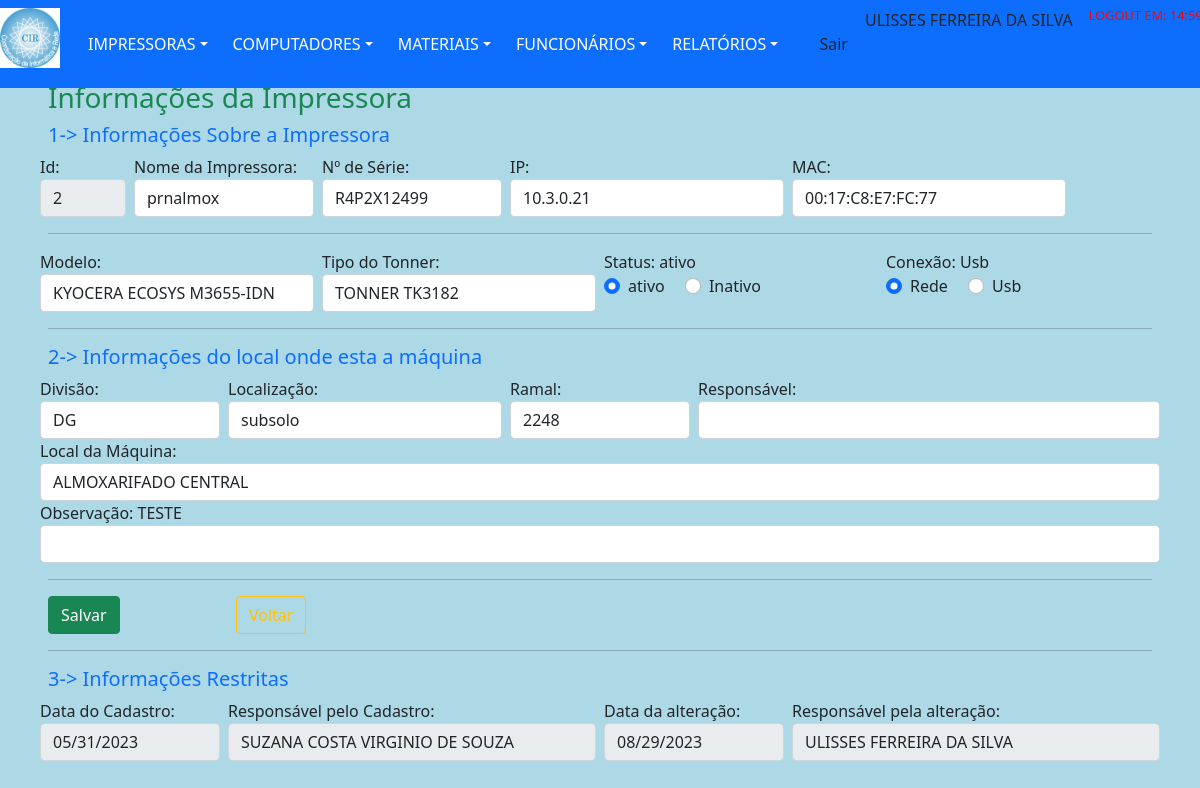
The page /views/impressoraAlterar.php?action=1&id=2 (signed in) on the database as committed earlier.
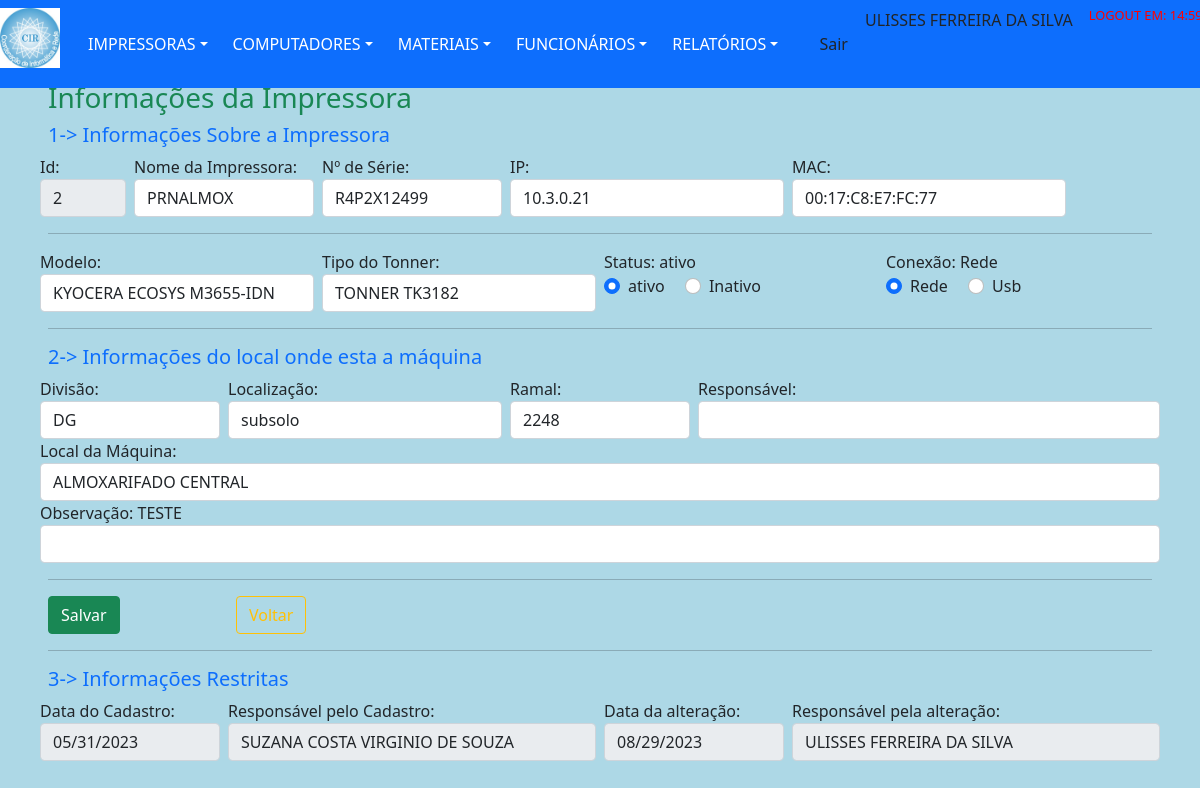
The same page on the database as committed later.
### tables this page shows
CREATE TABLE `impressoras` (
  `idImpressora` int(11) NOT NULL,
  `nomeImpressora` varchar(20) DEFAULT NULL,
  `numSerie` varchar(50) DEFAULT NULL,
  `ipImpressora` varchar(15) DEFAULT NULL,
  `macImpressora` varchar(20) DEFAULT NULL,
  `tipoToner` int(11) DEFAULT NULL,
  `statusImpressora` varchar(7) DEFAULT NULL,
  `conexaoImp` varchar(5) DEFAULT 'Rede',
  `modeloImpressora` int(11) DEFAULT NULL,
  `dataCadastro` date DEFAULT NULL,
  `respCadastro` varchar(30) DEFAULT NULL,
  `dataAltCadastro` date DEFAULT NULL,
  `respAltCadastro` varchar(30) DEFAULT NULL,
  `obsImpressora` varchar(255) DEFAULT NULL,
  `idFuncionario` int(11) DEFAULT NULL,
  `idSetor` int(11) DEFAULT NULL
);

CREATE TABLE `modeloImpressora` (
  `idModelo` int(11) NOT NULL,
  `statusModelo` varchar(8) DEFAULT NULL,
  `modeloImpressora` varchar(250) DEFAULT NULL
);

CREATE TABLE `material` (
  `idMaterial` int(11) NOT NULL,
  `codigo` varchar(25) DEFAULT NULL,
  `descricao` varchar(255) DEFAULT NULL,
  `numSerie` varchar(50) DEFAULT NULL,
  `unidade` varchar(20) DEFAULT NULL,
  `quantidade` int(6) DEFAULT NULL,
  `statusMat` varchar(8) DEFAULT 'ativo'
);

CREATE TABLE `setor` (
  `idSetor` int(11) NOT NULL,
  `idDivisao` int(11) DEFAULT NULL,
  `localizacao` varchar(10) DEFAULT NULL,
  `ramal` varchar(4) DEFAULT NULL,
  `respSetor` varchar(30) DEFAULT NULL,
  `nomeLocal` varchar(150) DEFAULT NULL
);

CREATE TABLE `divisao` (
  `idDivisao` int(11) NOT NULL,
  `divisao` varchar(10) DEFAULT NULL
);

### views/impressoraAlterar.php (the view, shortened to what the rows shown need)
<?php
include "../template/menuPrincipal.php";
require_once '../controllers/impressoraBuscar.php';
?>
        <nav class="navbar navbar-dark">
            <div class="line col-md-12 p-5 position-absolute start-5 top-0 bottom-50 end-250">
                <form name="cadastro" id="cadastro" method="post" action="../controllers/impressoraUpdate.php">
                    <fieldset>
                        <div class="row">
                            <div class="col px-md-1 col-md-1">
                                <label for="inputSuccess" class="control-label">Id:</label>
                                <input type="text" class="form-control" value="<?= $idImpressora;
                                                                                $_SESSION['idImpressora'] = $idImpressora; ?>" disabled>
                            </div>
                            <div class="col px-md-1 col-md-2">
                                <label for="inputSuccess" class="control-label">Nome da Impressora:</label>
                                <input type="text" class="form-control" value="<?= $nomeImpressora;
                                                                                $_SESSION['antNomeImp'] = $nomeImpressora; ?>" name="nomeImp">
                            </div>
                            <div class="col px-md-1 col-md-2">
                                <label for="inputSuccess" class="control-label">Nº de Série: </label>
                                <input type="text" class="form-control" value="<?= $numSerie;
                                                                                $_SESSION['antNumSerie'] = $numSerie ?>" name="numSerie">
                            </div>
                            <div class="col px-md-1 col-md-3">
                                <label for="inputSuccess" class="control-label">IP: </label>
                                <input type="text" class="form-control" value="<?= $ipImpressora;
                                                                                $_SESSION['antNumIp'] = $ipImpressora ?>" name="ipImpressora" pattern="((^|\.)((25[0-5])|(2[0-4]\d)|(1\d\d)|([1-9]?\d))){4}$" placeholder="000.000.000.000" oninvalid="setCustomValidity('Endereco ip invalido!')" onchange="try{setCustomValidity('')}catch(e){}">
                            </div>
                            <div class="col px-md-1 col-md-3">
                                <label for="inputSuccess" class="control-label">MAC:</label>
                                <input type="text" class="form-control" value="<?= $macImpressora;
                                                                                $_SESSION['antNumMac'] = $macImpressora ?>" name="numMac" maxlength="17" OnKeyPress="formatar('##:##:##:##:##:##', this)" pattern="([a-fA-F0-9]{2}[:]){5}([a-fA-F0-9]{2})$" oninvalid="setCustomValidity('Numero Mac inválido!')" onchange="try{setCustomValidity('')}catch(e){}">
                            </div>
                        </div>
                        <div class="row">
                            <div class="col px-md-1 col-md-3">
                                <label for="inputSuccess" class="control-label">Modelo: </label>
                                <select class="form-control" id="modelo" name="modelo">
                                    <option value="<?php echo $idModelo;
                                                    $_SESSION['antModelImp'] = $idModelo; ?>"> <?php echo $modeloImpressora; ?></option>
                                    <?php
                                    include_once "../dao/DAO-controleCir.php";
                                    $nomeTabela = "modeloImpressora";
                                    $tipoOpcao = "statusModelo";
                                    $valorOpcao = "ativo";
                                    ?>
                                </select>
                            </div>
                            <div class="col px-md-1 col-md-3">
                                <label for="inputSuccess" class="control-label">Tipo do Tonner: </label>
                                <select class="form-control" id="tipoTonner" name="tipoTonner">
                                    <option value="<?php echo $tipoTonerBd;
                                                    $_SESSION['tipoTonerBd'] = $tipoTonerBd; ?>"> <?php echo $tipoToner; ?></option>
                                    <?php
                                    include_once "../dao/DAO-controleCir.php";
                                    $nomeTabela = "material";
                                    $tipoOpcao = "descricao";
                                    $valorOpcao = "TONNER";
                                    ?>
                                </select>
                            </div>
                            <div class="col px-md-1 col-md-3">
                                <div class="custom-control custom-radio">
                                    <label for="inputSuccess" class="control-label">Status: <?= $statusImpressora;
                                                                                            $_SESSION['antStatusImp'] = $statusImpressora ?></label></br>
                                    <div class="form-check form-check-inline">
                                        <input class="form-check-input" type="radio" name="impStatus" id="status1" value="ativo" checked>
                                        <label class="form-check-label" for="status1">ativo</label>
                                    </div>
                                    <div class="form-check form-check-inline">
                                        <input class="form-check-input" type="radio" name="impStatus" id="status2" value="inativo">
                                        <label class="form-check-label" for="status2">Inativo</label>
                                    </div>
                                </div>
                            </div>
                            <div class="col px-md-1 col-md-3">
                                <div class="custom-control custom-radio">
                                    <label for="inputSuccess" class="control-label">Conexão: <?= $conexaoImp;
                                                                                            $_SESSION['antConexaoImp'] = $conexaoImp ?></label></br>
                                    <div class="form-check form-check-inline">
                                        <input class="form-check-input" type="radio" name="conexaoImp" id="conexao1" value="Rede" checked>
                                        <label class="form-check-label" for="conexao1">Rede</label>
                                    </div>
                                    <div class="form-check form-check-inline">
                                        <input class="form-check-input" type="radio" name="conexaoImp" id="conexao2" value="Usb">
                                        <label class="form-check-label" for="conexao2">Usb</label>
                                    </div>
                                </div>
                            </div>
                        </div>
                        <div class="row">
                            <div class="col px-md-1 col-md-2">
                                <label for="inputSuccess" class="control-label">Divisão:</label>
                                <select class="form-control" id="divisao" name="divisao">
                                    <option value="<?php echo $idDivisao1;
                                                    $_SESSION['antDivisao'] = $idDivisao1; ?>"> <?php echo $divisao1; ?></option>
                                    <?php
                                    include_once "../dao/DAO-controleCir.php";
                                    ?>
                                </select>
                            </div>
                            <div class="col px-md-1 col-md-3">
                                <label for="inputSuccess" class="control-label">Localização:</label>
                                <select class="form-control" id="local" name="local">
                                    <option><?= $localizacao1;
                                            $_SESSION['antLocalizacao'] = $localizacao1 ?></option>
                                </select>
                            </div>
                            <div class="col px-md-1 col-md-2">
                                <label for="inputSuccess" class="control-label">Ramal: </label>
                                <input type="text" class="form-control" value="<?= $ramal1;
                                                                                $_SESSION['antRamal'] = $ramal1 ?>" name="ramal" pattern="[0-9]{4}+$" oninvalid="setCustomValidity('Somente Numeros!')" onchange="try{setCustomValidity('')}catch(e){}" placeholder="0000" maxlength="4">
                            </div>
                        </div>
                        <div class="row">
                            <div class="col px-md-1 col-md-12">
                                <label for="inputSuccess" class="control-label">Local da Máquina: </label>
                                <input type="text" class="form-control" value="<?= $nomeLocal1;
                                                                                $_SESSION['antNomeLocal'] = $nomeLocal1 ?>" name="nomeLocal" id="nomeLocal" class="typeahead" />
                            </div>
                        </div>
                        <div class="row">
                            <div class="col px-md-1 col-md-12">
                                <label for="inputSuccess" class="control-label">Observação: <?= $obsImpressora;
                                                                                            $_SESSION['antObsImp'] = $obsImpressora ?></label>
                                <input type="text" class="form-control" name="ObsImp" required>
                            </div>
                        </div>
                        <div class="row">
                            <div class="col px-md-1 col-md-2">
                                <label for="inputSuccess" class="control-label">Data do Cadastro:</label>
                                <input type="date" class="form-control" value="<?= $dataCadastroA;
                                                                                $_SESSION['datacadastro'] = $dataCadastroA ?>" disabled>
                            </div>
                            <div class="col px-md-1 col-md-4">
                                <label for="inputSuccess" class="control-label">Responsável pelo Cadastro:</label>
                                <input type="text" class="form-control" value="<?= $respCadastro;
                                                                                $_SESSION['respCadastro'] = $respCadastro ?>" disabled>
                            </div>
                        </div>
                    </fieldset>
                </form>
            </div>
        </nav>
    </body>
</html>

Rows that differ between the two databases and show on the page:
changed impressoras "ativo": nomeImp "prnalmox" → "PRNALMOX"; conexaoImp "Usb" → "Rede"
